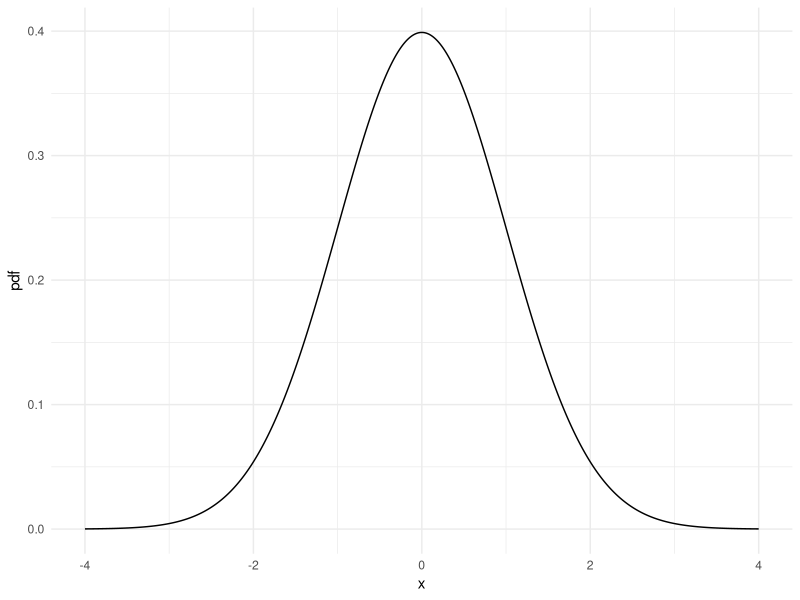
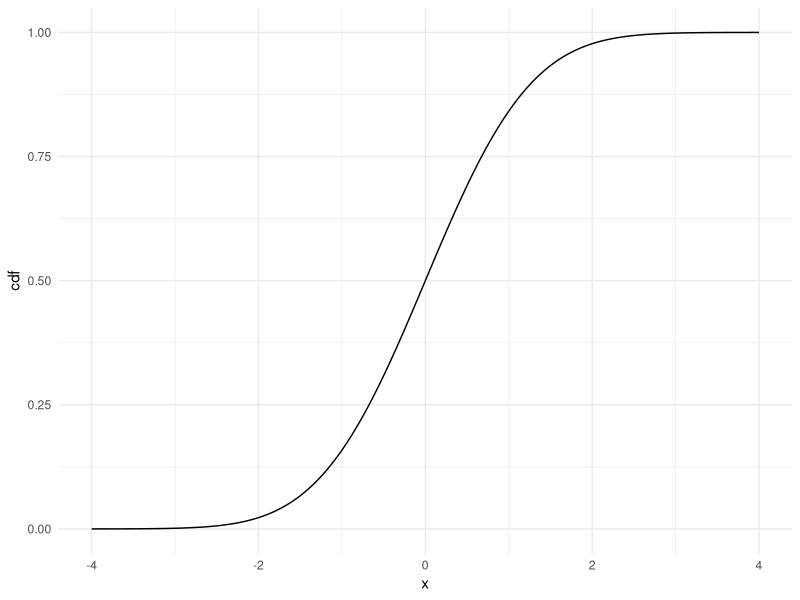
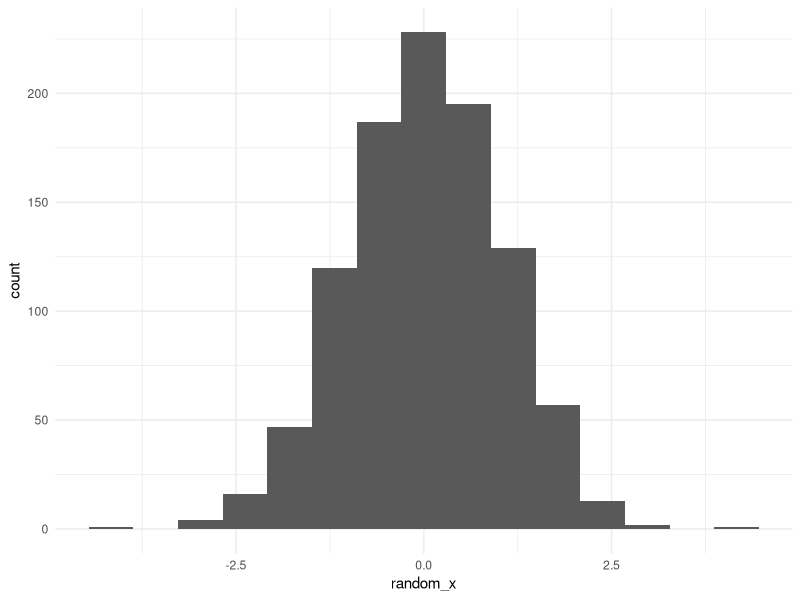
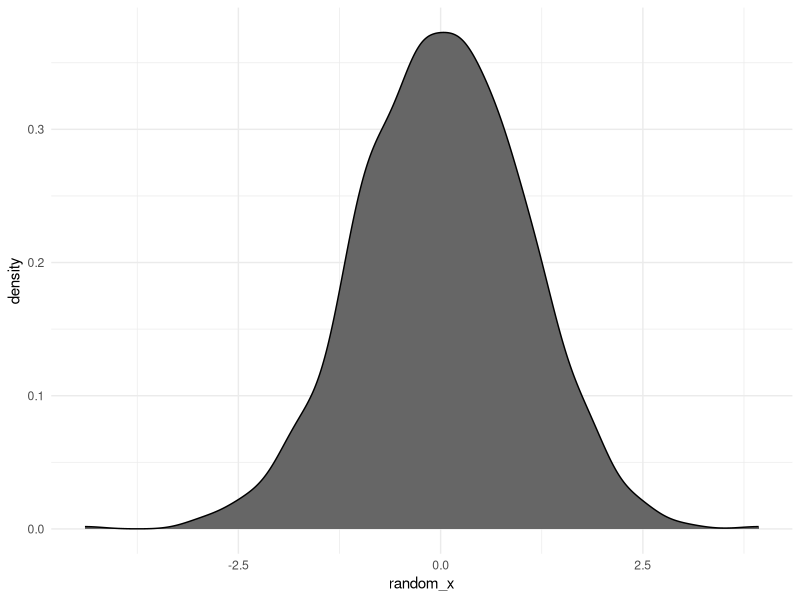

Reproduce these figures in R, in order.
## ---- chunk 1
knitr::opts_chunk$set(echo = TRUE)
library(tidyverse)
## ---- chunk 2
play_data = 
  tibble(
    
    # Make vector of length 1,000, with sequence going from -4 to 4
    x = seq(-4,4,len=1000),
    
    # Get the probability density for a normal distribution centered at 0 over x
    pdf = dnorm(x),
    
    # Get the cumulative distribution for a normal distribution centered at 0 over x
    cdf = pnorm(x),
    
    # Generate random x values pulling from the normal distribution
    random_x = rnorm(n = length(x))
  ) 
## ---- chunk 3
play_data %>%
  ggplot() +
  aes(
    x = x,
    y = pdf
  ) +
  geom_line() +
  theme_minimal()
## ---- chunk 4
play_data %>%
  ggplot() +
  aes(
    x = x,
    y = cdf
  ) +
  geom_line() +
  theme_minimal()
## ---- chunk 5
play_data %>%
  ggplot() + 
  aes(
    x = random_x
  ) +
  geom_histogram(bins = 15) +
  theme_minimal()
## ---- chunk 6
play_data %>%
  ggplot() +
  aes(
    x = random_x
  ) +
  geom_density(fill = "grey40") +
  theme_minimal()
